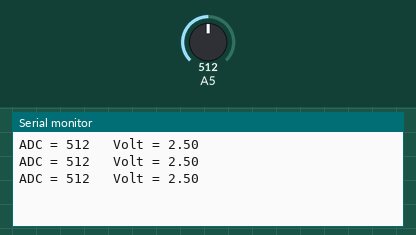
Simulated run of this sketch. Board: Arduino Uno, built with avr-gcc and run on an emulated ATmega328P. On the bench: the last lines printed to the serial monitor. Inputs (shaded band) come from the test bench; at power-on: A5 = 512.

Above: at 1.3 s.
1.4 s: A5 set to 716
At 1.9 s:
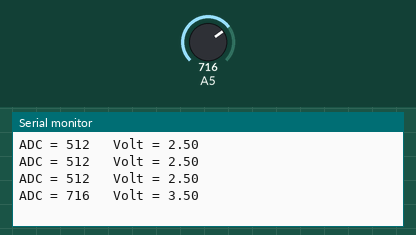
2.9 s: A5 set to 900
At 3.4 s:
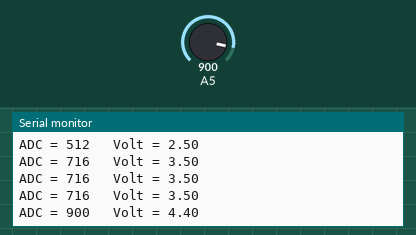
Timing chart, 0 to 5.9 s (numbered marks = the images above; inputs shaded):
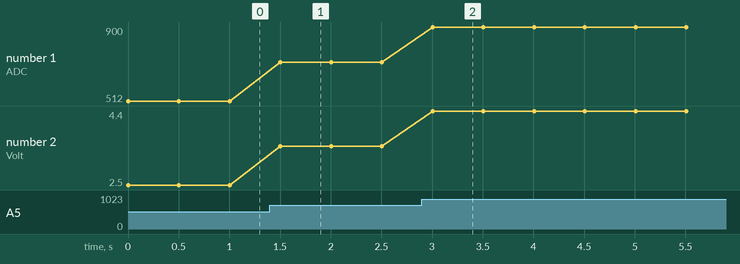

The sketch:

TEST_ANALOG_INPUT.ino
```cpp
// MUHAMMAD RAMADHAN
// TEST ANALOG INPUT

int adc = 0;
float volt = 0;

void setup()
{
  Serial.begin(9600);
}

void loop()
{
  adc = analogRead(A5);

  volt = (float) (0.004887585533*adc);
  Serial.print("ADC = ");
  Serial.print(adc);
  Serial.print("\t Volt = ");
  Serial.println(volt);
  delay(500);
}
```

Measured:
- after the input at 1.4 s, the serial monitor: prints a new line after 0.10 s (image 1)
- after the input at 2.9 s, the serial monitor: prints a new line after 0.10 s (image 2)
- plotted number 1: 512 → 716 after the input at 1.4 s, 716 → 900 after the input at 2.9 s
- plotted number 2: 2.5 → 3.5 after the input at 1.4 s, 3.5 → 4.4 after the input at 2.9 s
